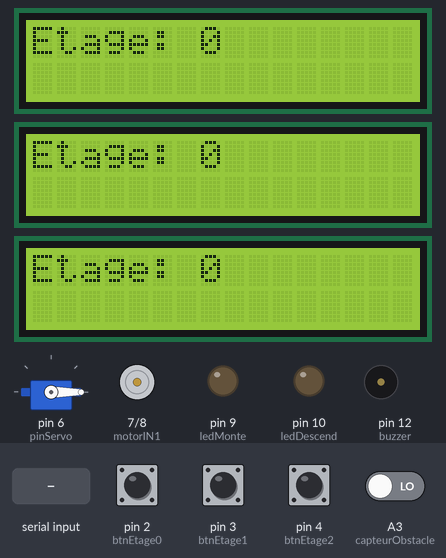
A sketch run on a simulated Arduino Uno, built with avr-gcc and run on an emulated ATmega328P. Shown: 3 × 16×2 character LCD, servo, motor-driver pin pairs drawn as motors (green arrow = first pin HIGH = forward, orange = second pin HIGH = backward, longer = more drive, scaled by the enable pin), output pins drawn as LEDs (lit = HIGH), buzzer (waves = sounding). Inputs (shaded band) come from the test bench; at power-on: pin 2 (btnEtage0), pin 3 (btnEtage1), pin 4 (btnEtage2) HIGH, A3 (capteurObstacle) LOW. What the sketch prints to the serial monitor is not drawn.

Above: at 1.4 s.
1.5 s: pin 3 (btnEtage1) pulled LOW for 0.15 s
At 2.5 s:
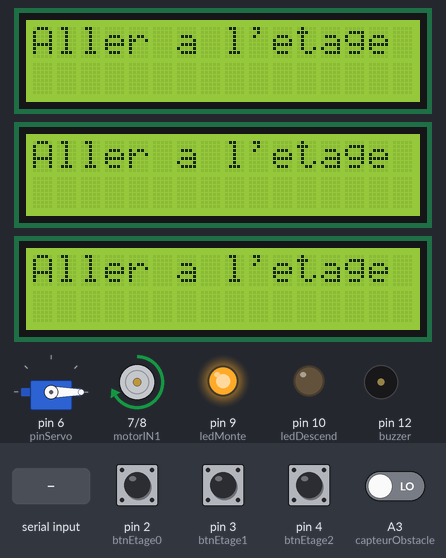
4.6 s: "0" received over Serial
At 7.6 s:
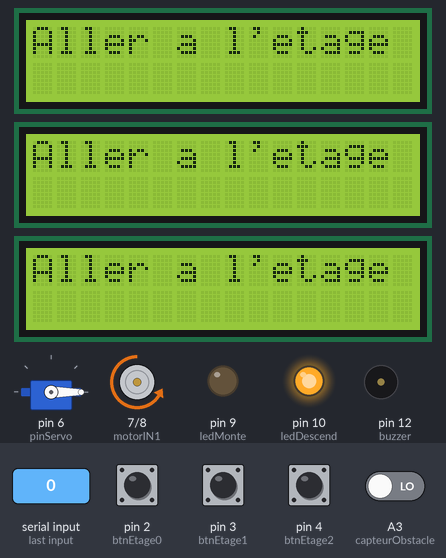
10.6 s: A3 (capteurObstacle) driven LOW
13.6 s: pin 2 (btnEtage0) pulled LOW for 0.15 s
At 15.1 s:
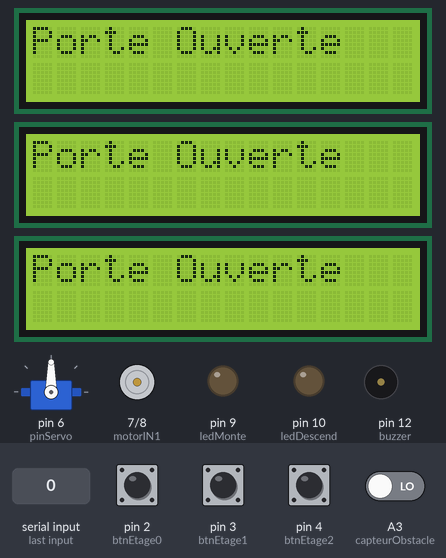
15.4 s: pin 4 (btnEtage2) pulled LOW for 1 s
At 22.5 s:
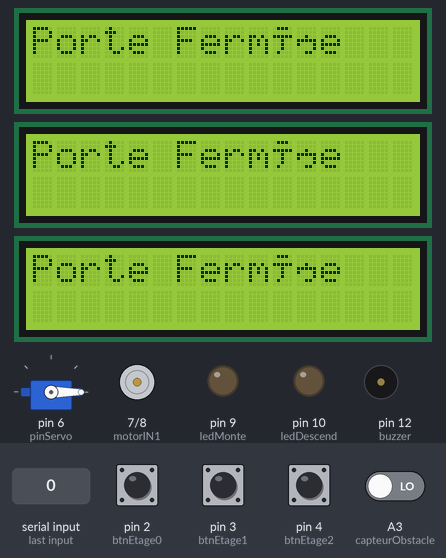
Timing chart, 0 to 23.3 s (numbered marks = the images above; inputs shaded):
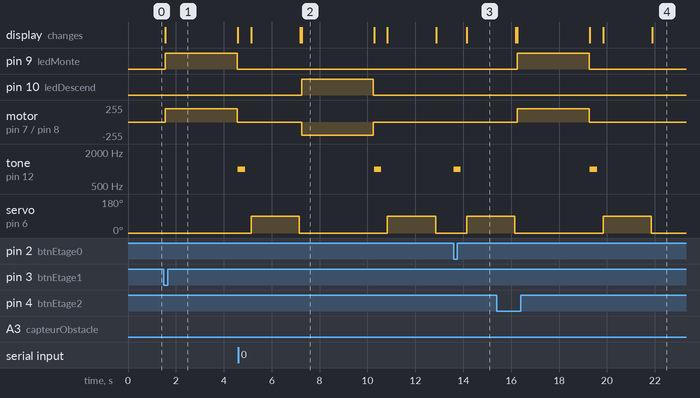

The sketch:

ProjetExam.ino
```cpp
#include <Wire.h>
#include <LiquidCrystal_I2C.h>
#include <Servo.h>

// LCD via I2C (à adapter si nécessaire)
LiquidCrystal_I2C lcd1(0x25, 16, 2);
LiquidCrystal_I2C lcd2(0x24, 16, 2);
LiquidCrystal_I2C lcd3(0x22, 16, 2);

// Boutons d'appel
const int btnEtage0 = 2;
const int btnEtage1 = 3;
const int btnEtage2 = 4;

// Capteurs de position
const int capteur0 = A0;
const int capteur1 = A1;
const int capteur2 = A2;

// LEDs direction
const int ledMonte = 9;
const int ledDescend = 10;

// Buzzer
const int buzzer = 12;

// Moteur
const int motorIN1 = 7;
const int motorIN2 = 8;
const int motorEN  = 5;

// Servo porte
Servo servoPorte;
const int pinServo = 6;

// Capteur obstacle IR
const int capteurObstacle = A3;

// Variables globales
int etageActuel = 0;
int appelEtage = -1;
bool enMouvement = false;

// Déclaration des prototypes des fonctions
void afficherEtage();
void lireBoutons();
void gererBluetooth();
void deplacerCabine(int destination);
bool capteurAtteint(int etage);
void arretEtOuverture();

void setup() {
  Serial.begin(9600);

  // Initialisation LCDs
  lcd1.init(); lcd2.init(); lcd3.init();
  lcd1.backlight(); lcd2.backlight(); lcd3.backlight();
  lcd1.setCursor(0, 0); lcd1.print("Ascenseur Pret");
  lcd2.setCursor(0, 0); lcd2.print("Ascenseur Pret");
  lcd3.setCursor(0, 0); lcd3.print("Ascenseur Pret");

  // Initialisation des broches
  pinMode(btnEtage0, INPUT_PULLUP);
  pinMode(btnEtage1, INPUT_PULLUP);
  pinMode(btnEtage2, INPUT_PULLUP);

  pinMode(capteur0, INPUT);
  pinMode(capteur1, INPUT);
  pinMode(capteur2, INPUT);
  pinMode(capteurObstacle, INPUT);

  pinMode(ledMonte, OUTPUT);
  pinMode(ledDescend, OUTPUT);
  pinMode(buzzer, OUTPUT);

  pinMode(motorIN1, OUTPUT);
  pinMode(motorIN2, OUTPUT);
  pinMode(motorEN, OUTPUT);
  digitalWrite(motorEN, HIGH);

  servoPorte.attach(pinServo);
  servoPorte.write(0);  // porte fermée

  afficherEtage();
}

void loop() {
  lireBoutons();
  gererBluetooth();

  if (appelEtage != -1 && appelEtage != etageActuel && !enMouvement) {
    deplacerCabine(appelEtage);
  }

  if (etageActuel == appelEtage && appelEtage != -1 && !enMouvement) {
    arretEtOuverture();
    appelEtage = -1;
  }
}

void lireBoutons() {
  if (digitalRead(btnEtage0) == LOW) appelEtage = 0;
  else if (digitalRead(btnEtage1) == LOW) appelEtage = 1;
  else if (digitalRead(btnEtage2) == LOW) appelEtage = 2;
}

void gererBluetooth() {
  if (Serial.available()) {
    char cmd = Serial.read();
    if (cmd == '0') appelEtage = 0;
    else if (cmd == '1') appelEtage = 1;
    else if (cmd == '2') appelEtage = 2;
  }
}

void deplacerCabine(int destination) {
  if (destination == etageActuel) return;

  enMouvement = true;

  // Affichage sur les 3 LCD
  String texte = "Aller a l'etage " + String(destination);
  lcd1.clear(); lcd1.setCursor(0, 0); lcd1.print(texte);
  lcd2.clear(); lcd2.setCursor(0, 0); lcd2.print(texte);
  lcd3.clear(); lcd3.setCursor(0, 0); lcd3.print(texte);
  Serial.println(texte);

  // Direction du moteur
  if (destination > etageActuel) {
    digitalWrite(ledMonte, HIGH);
    digitalWrite(ledDescend, LOW);
    digitalWrite(motorIN1, HIGH);
    digitalWrite(motorIN2, LOW);
  } else {
    digitalWrite(ledMonte, LOW);
    digitalWrite(ledDescend, HIGH);
    digitalWrite(motorIN1, LOW);
    digitalWrite(motorIN2, HIGH);
  }

  analogWrite(motorEN, 200);

  // Attente du capteur de destination
  /*
   *  while (!capteurAtteint(destination)) {
   *  delay(100);
   *  }
   */
  delay(3000);

  analogWrite(motorEN, 0);
  digitalWrite(ledMonte, LOW);
  digitalWrite(ledDescend, LOW);
  etageActuel = destination;
  enMouvement = false;
  afficherEtage();
}

bool capteurAtteint(int etage) {
  switch (etage) {
    case 0: return digitalRead(capteur0) == LOW;
    case 1: return digitalRead(capteur1) == LOW;
    case 2: return digitalRead(capteur2) == LOW;
    default: return false;
  }
}

void afficherEtage() {
  String texte = "Etage: " + String(etageActuel);
  lcd1.clear(); lcd1.setCursor(0, 0); lcd1.print(texte);
  lcd2.clear(); lcd2.setCursor(0, 0); lcd2.print(texte);
  lcd3.clear(); lcd3.setCursor(0, 0); lcd3.print(texte);
  Serial.println(texte);  //Affichage dans l'application bluethooth
}

void arretEtOuverture() {
  tone(buzzer, 1000, 300); // signal sonore d’arrivée
  delay(500);

  // Ouvrir porte uniquement si pas d’obstacle
  if (digitalRead(capteurObstacle) == LOW) {
    lcd1.clear(); lcd1.setCursor(0, 0); lcd1.print("Porte Ouverte");
    lcd2.clear(); lcd2.setCursor(0, 0); lcd2.print("Porte Ouverte");
    lcd3.clear(); lcd3.setCursor(0, 0); lcd3.print("Porte Ouverte");
    Serial.println("Porte Ouverte");
    servoPorte.write(90);  // porte ouverte
    delay(2000);           // temps ouvert
    servoPorte.write(0);   // refermer
    lcd1.clear(); lcd1.setCursor(0, 0); lcd1.print("Porte Fermée");
    lcd2.clear(); lcd2.setCursor(0, 0); lcd2.print("Porte Fermée");
    lcd3.clear(); lcd3.setCursor(0, 0); lcd3.print("Porte Fermée");
    Serial.println("Porte Fermée");
  } else {
    // Clignote pour montrer obstacle
    for (int i = 0; i < 5; i++) {
      digitalWrite(buzzer, HIGH);
      delay(100);
      digitalWrite(buzzer, LOW);
      delay(100);
    }
  }
}
```

Measured:
- after the input at 1.5 s, pin 9 (ledMonte): LOW → HIGH after 0.06 s, → LOW 3.0 s later; motor on pin 7 (motorIN1) / pin 8 (motorIN2): stopped → forward 200/255 after 0.06 s, → stopped 3.0 s later; tone on pin 12 (buzzer): silent → 1000 Hz after 3.1 s; the display: changes after 0.06 s (image 1)
- after the input at 4.6 s, pin 10 (ledDescend): LOW → HIGH after 2.6 s, → LOW 3.0 s later; motor on pin 7 (motorIN1) / pin 8 (motorIN2): stopped → backward 200/255 after 2.6 s, → stopped 3.0 s later; the display: first differs from a run without the input after 2.6 s (image 2)
- after the input at 13.6 s, tone on pin 12 (buzzer): silent → 1000 Hz at once, → silent 0.30 s later; servo on pin 6 (pinServo): 0° → 90° after 0.55 s; the display: changes after 0.55 s (image 3)
- after the input at 15.4 s, pin 9 (ledMonte): LOW → HIGH after 0.85 s, → LOW 3.0 s later; motor on pin 7 (motorIN1) / pin 8 (motorIN2): stopped → forward 200/255 after 0.85 s, → stopped 3.0 s later
- what the display in image 2 shows lasts 3.1 s, from 7.2 s to 10.3 s
